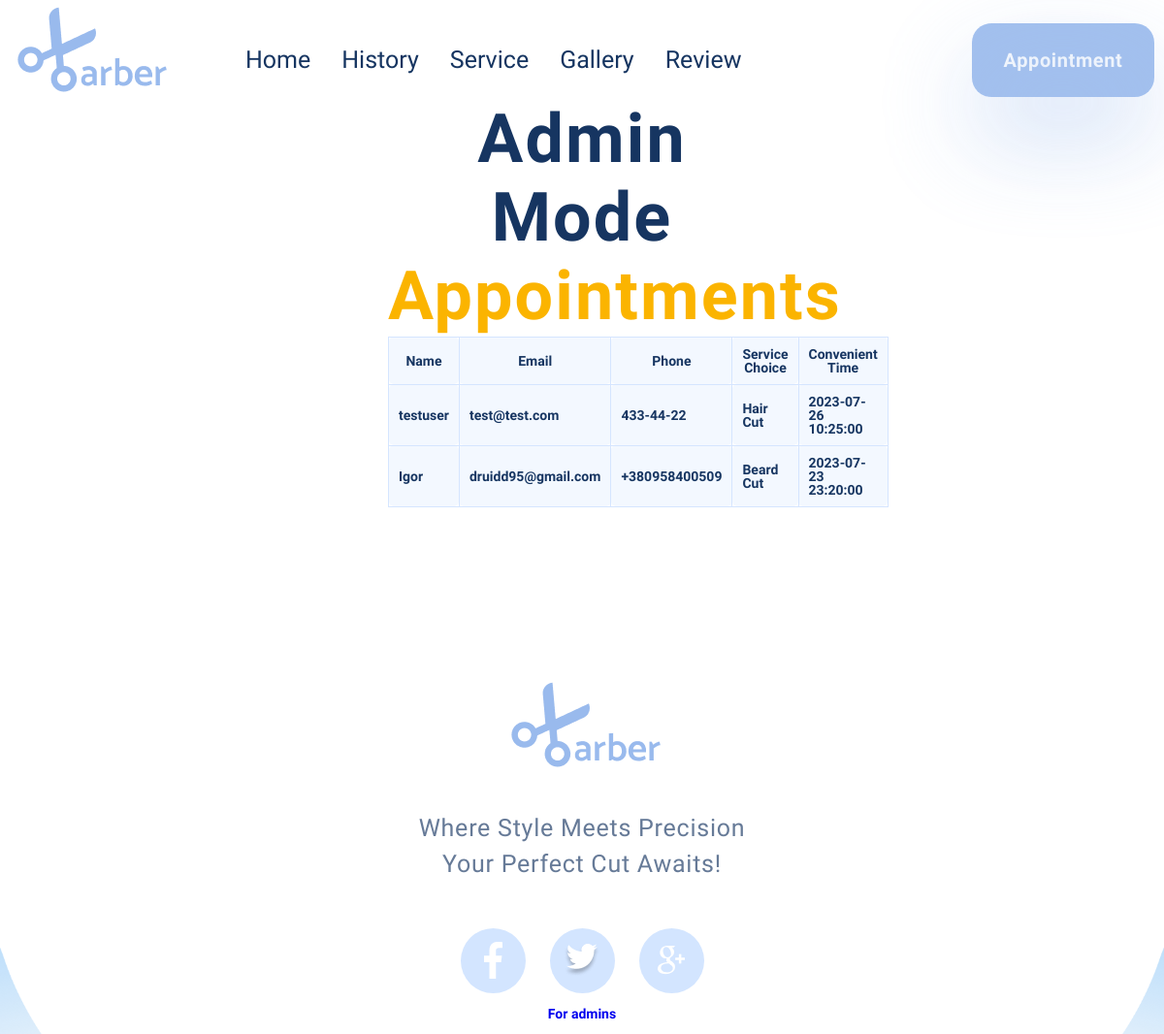
The app's page /admin (signed in), older data.
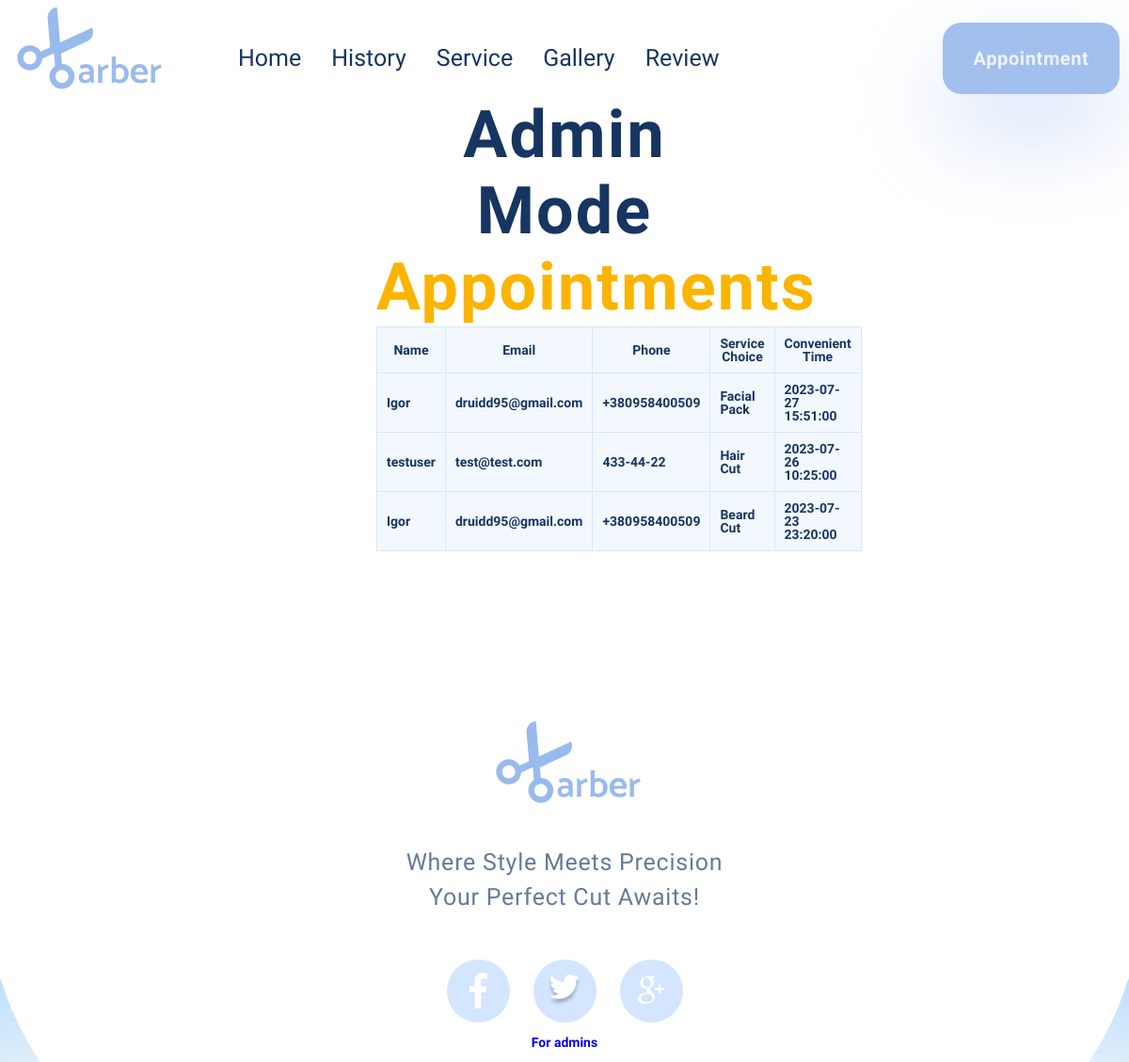
The same page, newer data.
### models.py (models this page shows)
class Appointment(db.Model):
    id = db.Column(db.Integer, primary_key=True)
    name = db.Column(db.String)
    email = db.Column(db.String)
    phone = db.Column(db.String)
    service_choice = db.Column(db.String)
    convenient_time = db.Column(db.DateTime)

### views.py (the view)
@app.route("/admin")
@login_required
def admin():
    appointments = Appointment.query.order_by(Appointment.id.desc()).all()
    return render_template("admin.html", appointments=appointments)

### views.py (called while the page is built)
@login_manager.user_loader
def load_user(user_id):
    return User.query.get(int(user_id))

### templates/admin.html (shortened to what this page needs)
{% extends "base.html" %}
{% block content %}
<div class="appointments-list">
  <div class="about__title">
    Admin Mode<br />
    <span>Appointments</span>
    <br>
  </div>
  <table>
    <tr>
      <th>Name</th>
      <th>Email</th>
      <th>Phone</th>
      <th>Service Choice</th>
      <th>Convenient Time</th>
    </tr>
    {% for appointment in appointments %}
    <tr>
      <td>{{ appointment.name }}</td>
      <td>{{ appointment.email }}</td>
      <td>{{ appointment.phone }}</td>
      <td>{{ appointment.service_choice }}</td>
      <td>{{ appointment.convenient_time }}</td>
    </tr>
    {% endfor %}
  </table>
</div>
{% endblock %}

Row changes from the older to the newer data that the page shows:
added Appointment: name "Igor", email "druidd95@gmail.com", phone "+380958400509", service_choice "Facial Pack", convenient_time "2023-07-27 15:51:00"
